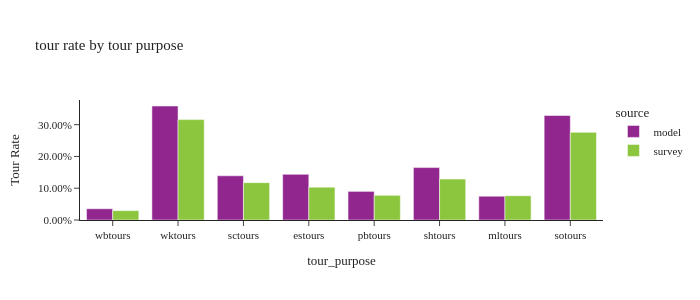

The notebook cell saved with this chart:
### Code cell
fig = px.bar(tour_rate, x="tour_purpose", y='tour rate', color="source",
             barmode="group",hover_data=['sample count'],
             title='tour rate by tour purpose')
fig.update_layout(height=300, width=700, font=dict(size=11),
                  yaxis=dict(tickformat=".2%",title='Tour Rate'))
fig.show()

### Figure 1 — Plotly figure (JSON) as saved in the notebook; plotly's stock layout.template omitted (floating-point values rounded to 4 significant figures)
{"data": [{"alignmentgroup": "True", "customdata": [[154025], [1562863], [605790], [626413], [392462], [718612], [325920], [1432140]], "hovertemplate": "source=model<br>tour_purpose=%{x}<br>tour rate=%{y}<br>sample count=%{customdata[0]}<extra></extra>", "legendgroup": "model", "marker": {"color": "#91268F", "pattern": {"shape": ""}}, "name": "model", "offsetgroup": "model", "orientation": "v", "showlegend": true, "textposition": "auto", "type": "bar", "x": ["wbtours", "wktours", "sctours", "estours", "pbtours", "shtours", "mltours", "sotours"], "xaxis": "x", "y": [0.03536, 0.3588, 0.1391, 0.1438, 0.0901, 0.165, 0.07482, 0.3288], "yaxis": "y"}, {"alignmentgroup": "True", "customdata": [[178], [1884], [609], [658], [605], [1004], [586], [2096]], "hovertemplate": "source=survey<br>tour_purpose=%{x}<br>tour rate=%{y}<br>sample count=%{customdata[0]}<extra></extra>", "legendgroup": "survey", "marker": {"color": "#8CC63E", "pattern": {"shape": ""}}, "name": "survey", "offsetgroup": "survey", "orientation": "v", "showlegend": true, "textposition": "auto", "type": "bar", "x": ["wbtours", "wktours", "sctours", "estours", "pbtours", "shtours", "mltours", "sotours"], "xaxis": "x", "y": [0.02957, 0.316, 0.1176, 0.1032, 0.07766, 0.1288, 0.07634, 0.2759], "yaxis": "y"}], "layout": {"barmode": "group", "font": {"size": 11}, "height": 300, "legend": {"title": {"text": "source"}, "tracegroupgap": 0}, "title": {"text": "tour rate by tour purpose"}, "width": 700, "xaxis": {"anchor": "y", "domain": [0.0, 1.0], "title": {"text": "tour_purpose"}}, "yaxis": {"anchor": "x", "domain": [0.0, 1.0], "tickformat": ".2%", "title": {"text": "Tour Rate"}}}}
